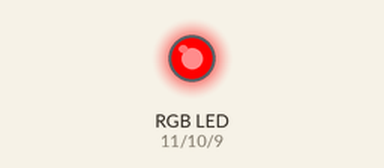
The sketch below on a simulated Arduino Uno, built with avr-gcc and run on an emulated ATmega328P. On the bench: an RGB LED mixed from three pins (HIGH = lit). Dim RGB values are drawn brighter than linear.

Above: at 0.05 s.
At 1.5 s:
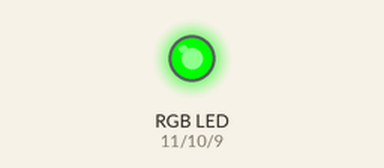
At 2.95 s:
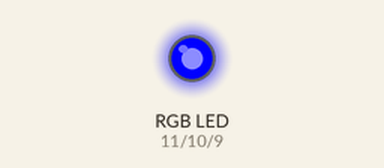
At 3.7 s:
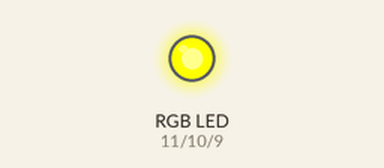
At 4.45 s:
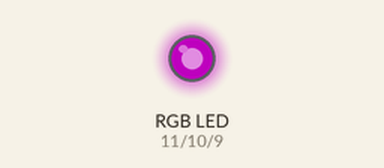
At 5.95 s:
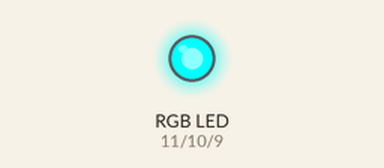
Timing chart, 0 to 7.8 s (numbered marks = the images above):
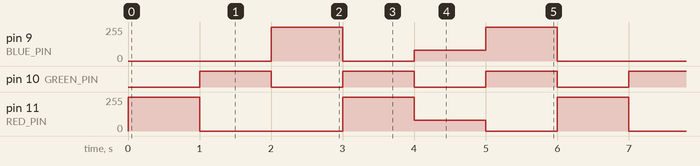

Measured:
- by itself, pin 9 (BLUE_PIN): repeats every 6.0 s: 0/255 1.0 s, 80/255 1.0 s, 255/255 1.0 s, 0/255 2.0 s, 255/255 1.0 s
- by itself, pin 10 (GREEN_PIN): alternates HIGH for 1.0 s and LOW for 1.0 s
- by itself, pin 11 (RED_PIN): repeats every 6.0 s: 0/255 2.0 s, 255/255 1.0 s, 80/255 1.0 s, 0/255 1.0 s, 255/255 1.0 s

The sketch:

rgb_led.ino
```cpp
const int RED_PIN = 11;
const int GREEN_PIN = 10;
const int BLUE_PIN = 9;

void setup() {
  pinMode(RED_PIN, OUTPUT);
  pinMode(GREEN_PIN, OUTPUT);
  pinMode(BLUE_PIN, OUTPUT);
}

void loop() {
  setColor(255, 0, 0); // red
  delay(1000);
  setColor(0, 255, 0); // green
  delay(1000);
  setColor(0, 0, 255); // blue
  delay(1000);
  setColor(255, 255, 0); // yellow
  delay(1000);
  setColor(80, 0, 80); // purple
  delay(1000);
  setColor(0, 255, 255); // aqua
  delay(1000);
}

void setColor(int red, int green, int blue) {
  analogWrite(RED_PIN, red);
  analogWrite(GREEN_PIN, green);
  analogWrite(BLUE_PIN, blue);
}
```
